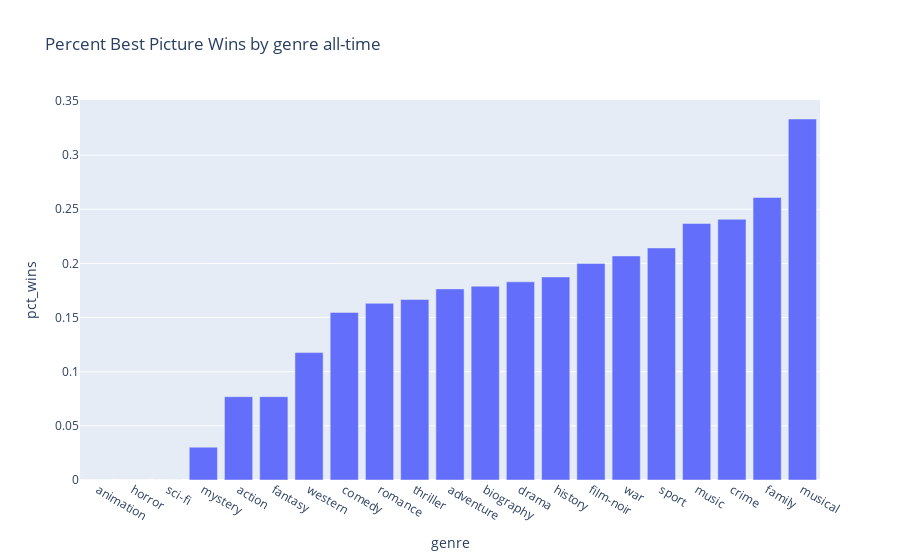

Source (notebook cell):
### Code cell
px.bar(wins_by_genre.sort_values(by='pct_wins'), x='genre', y='pct_wins', title='Percent Best Picture Wins by genre all-time')

### Figure 1 — Plotly figure (JSON) as saved in the notebook; plotly's stock layout.template omitted (floating-point values rounded to 4 significant figures)
{"data": [{"alignmentgroup": "True", "hoverlabel": {"namelength": 0}, "hovertemplate": "genre=%{x}<br>pct_wins=%{y}", "legendgroup": "", "marker": {"color": "#636efa"}, "name": "", "offsetgroup": "", "orientation": "v", "showlegend": false, "textposition": "auto", "type": "bar", "x": ["animation", "horror", "sci-fi", "mystery", "action", "fantasy", "western", "comedy", "romance", "thriller", "adventure", "biography", "drama", "history", "film-noir", "war", "sport", "music", "crime", "family", "musical"], "xaxis": "x", "y": [0, 0, 0, 0.0303, 0.07692, 0.07692, 0.1176, 0.1548, 0.1631, 0.1667, 0.1765, 0.1789, 0.183, 0.1875, 0.2, 0.2069, 0.2143, 0.2368, 0.2407, 0.2609, 0.3333], "yaxis": "y"}], "layout": {"barmode": "relative", "legend": {"tracegroupgap": 0}, "title": {"text": "Percent Best Picture Wins by genre all-time"}, "xaxis": {"anchor": "y", "domain": [0, 1], "title": {"text": "genre"}}, "yaxis": {"anchor": "x", "domain": [0, 1], "title": {"text": "pct_wins"}}}}
